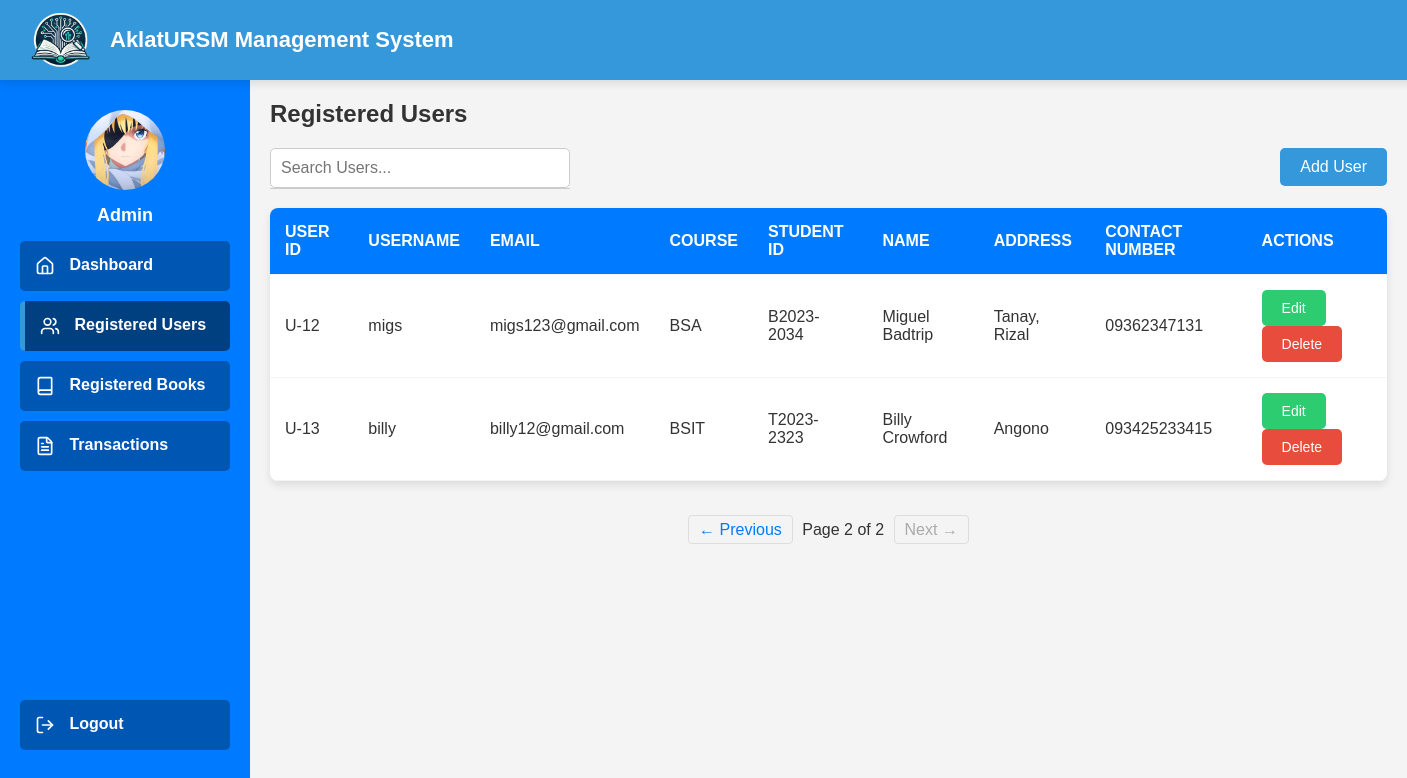
Before: /admin/admin-users.php?page=2 (signed in) with the older database file.
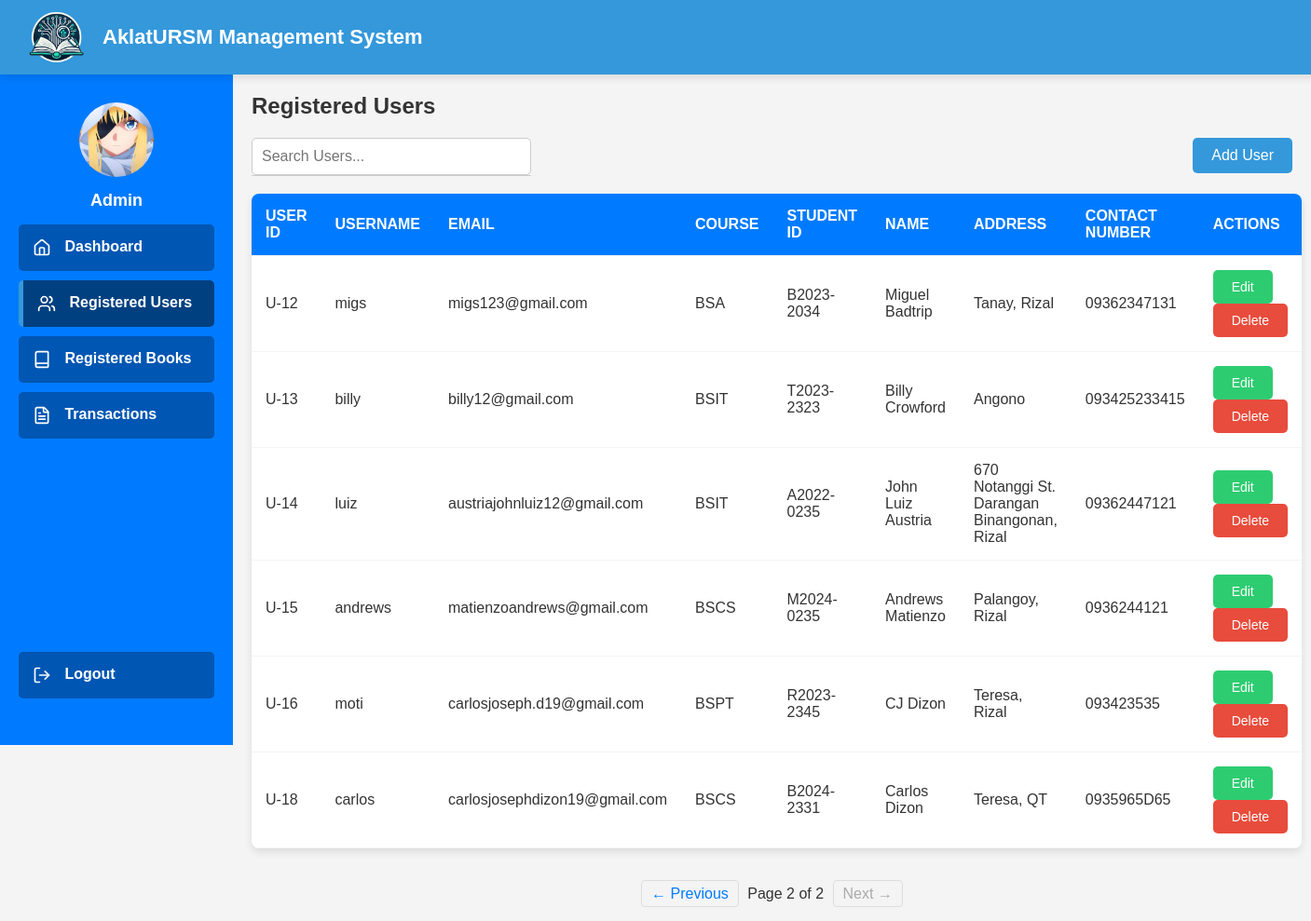
After: the same page with the newer database file.
### tables this page shows
CREATE TABLE `users` (
  `user_id` int(11) NOT NULL,
  `username` varchar(50) NOT NULL,
  `password` varchar(255) NOT NULL,
  `email` varchar(255) NOT NULL,
  `course` varchar(100) NOT NULL,
  `student_id` varchar(50) NOT NULL,
  `name` varchar(255) DEFAULT NULL,
  `address` text DEFAULT NULL,
  `contact_number` varchar(20) DEFAULT NULL
);

### admin/admin-users.php (the view, shortened to what this page needs)
<?php
include '../validate/db.php';
$searchQuery = isset($_GET['search']) ? trim($_GET['search']) : "";
$records_per_page = 10;
$page = isset($_GET['page']) ? (int)$_GET['page'] : 1;
$page = max($page, 1);
$offset = ($page - 1) * $records_per_page;
if ($searchQuery !== "") {
    $searchQueryEscaped = $conn->real_escape_string($searchQuery);
    $sql_count = "SELECT COUNT(*) AS total FROM users WHERE username LIKE '%$searchQueryEscaped%'";
    $countResult = $conn->query($sql_count);
    $total_users = ($countResult) ? $countResult->fetch_assoc()['total'] : 0;
    $total_pages = ceil($total_users / $records_per_page);
    $sql_registered_users = "
        SELECT user_id, username, email, course, student_id, name, address, contact_number
        FROM users
        WHERE username LIKE '%$searchQueryEscaped%'
        ORDER BY user_id ASC
        LIMIT $records_per_page OFFSET $offset";
} else {
    $sql_count = "SELECT COUNT(*) AS total_users FROM users";
    $result_count = $conn->query($sql_count);
    $total_users = $result_count->fetch_assoc()['total_users'];
    $total_pages = ceil($total_users / $records_per_page);
    $sql_registered_users = "
        SELECT user_id, username, email, course, student_id, name, address, contact_number
        FROM users
        ORDER BY user_id ASC
        LIMIT $records_per_page OFFSET $offset";
}
$result_registered_users = $conn->query($sql_registered_users);
$registered_users = [];
if ($result_registered_users && $result_registered_users->num_rows > 0) {
    while ($row = $result_registered_users->fetch_assoc()) {
        $registered_users[] = $row;
    }
}
?>
<!DOCTYPE html>
<html>
<head>
</head>
<body>
    <header>
        <div class="logo-container">
            <img src="../img/LMS_logo.png" alt="Library Logo">
            <span>AklatURSM Management System</span>
        </div>
    </header>
    <div class="container">
        <div class="sidebar">
            <img src="admin.jpg" alt="Admin Avatar">
            <h3>Admin</h3>
            <?php
            $currentPage = basename($_SERVER['PHP_SELF']);
            ?>
            <ul>
                <a href="admin-dashboard.php" class="<?php echo $currentPage === 'admin-dashboard.php' ? 'active' : ''; ?>">
                    <li>
                        <i class="lucide" data-lucide="home"></i> Dashboard
                    </li>
                </a>
                <a href="admin-users.php" class="<?php echo $currentPage === 'admin-users.php' ? 'active' : ''; ?>">
                    <li>
                        <i class="lucide" data-lucide="users"></i> Registered Users
                    </li>
                </a>
                <a href="admin-books.php" class="<?php echo $currentPage === 'admin-books.php' ? 'active' : ''; ?>">
                    <li>
                        <i class="lucide" data-lucide="book"></i> Registered Books
                    </li>
                </a>
                <a href="admin-transactions.php" class="<?php echo $currentPage === 'admin-transactions.php' ? 'active' : ''; ?>">
                    <li>
                        <i class="lucide" data-lucide="file-text"></i> Transactions
                    </li>
                </a>
            </ul>
            <a href="logoutAdmin.php" class="logout">
                <li>
                    <i class="lucide" data-lucide="log-out"></i> Logout
                </li>
            </a>
        </div>
        <div class="main-content">
            <h2>Registered Users</h2>
            <div class="search-bar-container">
                <div class="search-input-wrapper">
                    <input type="text" id="searchInput" placeholder="Search Users..." value="<?php echo htmlspecialchars($searchQuery); ?>">
                    <ul id="suggestions" class="suggestions-list"></ul>
            </div>
            <button id="openAddUserModal">Add User</button>
        </div>
        <table class="users-table">
            <thead>
                <tr>
                    <th>User ID</th>
                    <th>Username</th>
                    <th>Email</th>
                    <th>Course</th>
                    <th>Student ID</th>
                    <th>Name</th>
                    <th>Address</th>
                    <th>Contact Number</th>
                    <th>Actions</th>
                </tr>
            </thead>
            <tbody>
                <?php if (empty($registered_users)): ?>
                    <tr>
                        <td colspan="9" style="text-align: center;">No registered users found.</td>
                    </tr>
                <?php else: ?>
                    <?php foreach ($registered_users as $user): ?>
                        <tr>
                            <td>U-<?php echo htmlspecialchars($user['user_id']); ?></td>
                            <td><?php echo htmlspecialchars($user['username']); ?></td>
                            <td><?php echo htmlspecialchars($user['email']); ?></td>
                            <td><?php echo htmlspecialchars($user['course']); ?></td>
                            <td><?php echo htmlspecialchars($user['student_id']); ?></td>
                            <td><?php echo htmlspecialchars($user['name']); ?></td>
                            <td><?php echo htmlspecialchars($user['address']); ?></td>
                            <td><?php echo htmlspecialchars($user['contact_number']); ?></td>
                            <td>
                                <button class="edit-btn" onclick="openEditModal(<?php echo htmlspecialchars(json_encode($user)); ?>)">Edit</button>
                                <button class="delete-btn" onclick="confirmDelete(<?php echo $user['user_id']; ?>)">Delete</button>
                            </td>
                        </tr>
                    <?php endforeach; ?>
                <?php endif; ?>
            </tbody>
        </table>
        <div class="pagination">
            <?php if ($page > 1): ?>
                <a href="?page=<?php echo $page - 1; ?><?php echo ($searchQuery != '' ? '&search=' . urlencode($searchQuery) : ''); ?>">← Previous</a>
            <?php else: ?>
                <a class="disabled">← Previous</a>
            <?php endif; ?>
            <span>Page <?php echo $page; ?> of <?php echo $total_pages; ?></span>
            <?php if ($page < $total_pages): ?>
                <a href="?page=<?php echo $page + 1; ?><?php echo ($searchQuery != '' ? '&search=' . urlencode($searchQuery) : ''); ?>">Next →</a>
            <?php else: ?>
                <a class="disabled">Next →</a>
            <?php endif; ?>
        </div>
    </div>
    </div>
</body>
</html>

### admin/admin-users.php (style rules this page uses)
body { margin: 0; font-family: Arial, sans-serif; background-color: #f4f4f4; color: #333; }
header { position: fixed; top: 0; left: 0; width: 100%; z-index: 1001; background-color: #3498db; color: white; display: flex; align-items: center; justify-content: space-between; padding: 10px 20px; box-shadow: 0px 4px 8px rgba(0, 0, 0, 0.1); height: 60px; }
header .logo-container { display: flex; align-items: center; }
header .logo-container img { width: 80px; margin-right: 10px; }
header .logo-container span { font-size: 22px; font-weight: bold; }
.sidebar img { border-radius: 50%; width: 80px; display: block; margin: 30px auto 10px; }
.sidebar h3 { text-align: center; margin: 15px 0; font-size: 18px; }
.sidebar ul a .lucide { width: 20px; height: 20px; margin-right: 10px; vertical-align: middle; }
.logout .lucide { width: 20px; height: 20px; margin-right: 10px; vertical-align: middle; }
.sidebar { position: fixed; top: 60px; left: 0; height: calc(100vh - 60px); width: 250px; background-color: #007BFF; color: white; padding: 20px; box-sizing: border-box; overflow-y: auto; z-index: 1000; }
.sidebar ul { padding: 0; margin: 0; list-style: none; }
.sidebar ul a { display: block; margin: 10px 0; padding: 15px; background-color: #0056b3; border-radius: 5px; text-decoration: none; color: white; font-size: 16px; font-weight: bold; transition: background-color 0.3s, padding-left 0.3s; }
.sidebar ul a.active { background-color: #004080; font-weight: bold; color: white; border-left: 5px solid #3498db; padding-left: 15px; }
.logout { list-style: none; position: absolute; bottom: 50px; left: 20px; right: 20px; display: block; padding: 15px; background-color: #0056b3; border-radius: 5px; text-decoration: none; color: white; font-size: 16px; font-weight: bold; transition: background-color 0.3s; }
.main-content { margin-left: 250px; padding: 20px; margin-top: 60px; box-sizing: border-box; min-height: calc(100vh - 60px); }
.search-bar-container { display: flex; justify-content: space-between; align-items: flex-start; margin-bottom: 20px; }
.search-bar-container button { padding: 10px 20px; font-size: 16px; background-color: #3498db; color: white; border: none; border-radius: 5px; cursor: pointer; }
.search-input-wrapper { position: relative; width: 300px; }
.search-input-wrapper input { padding: 10px 70px 10px 10px; font-size: 16px; width: 100%; border: 1px solid #ccc; border-radius: 5px; box-sizing: border-box; }
.suggestions-list { position: absolute; top: 100%; left: 0; right: 0; background: #fff; border: 1px solid #ccc; border-top: none; border-radius: 0 0 5px 5px; list-style: none; margin: 0; padding: 0; z-index: 1000; max-height: 200px; overflow-y: auto; }
.users-table { width: 100%; background-color: white; border-collapse: collapse; box-shadow: 0px 4px 8px rgba(0, 0, 0, 0.1); border-radius: 8px; overflow: hidden; margin-top: 20px; }
.users-table th, .users-table td { padding: 15px; text-align: left; border-bottom: 1px solid #f4f4f4; }
.users-table th { background-color: #007BFF; color: white; text-transform: uppercase; }
.pagination { margin-top: 40px; text-align: center; }
.pagination a { text-decoration: none; color: #007BFF; padding: 5px 10px; border: 1px solid #ddd; border-radius: 4px; margin: 0 5px; transition: background-color 0.3s; }
.pagination a.disabled { color: #aaa; cursor: not-allowed; }
button { padding: 10px 20px; font-size: 14px; border: none; border-radius: 5px; cursor: pointer; transition: background-color 0.3s, transform 0.2s; }
.edit-btn { background-color: #2ecc71; color: white; }
.delete-btn { background-color: #e74c3c; color: white; }

Changed rows visible on the page:
added users: user_id "14", username "luiz", email "austriajohnluiz12@gmail.com", course "BSIT", student "A2022-0235", name "John Luiz Austria", address "670 Notanggi St. Darangan Binangonan, Rizal", contact_number "09362447121"
added users: user_id "15", username "andrews", email "matienzoandrews@gmail.com", course "BSCS", student "M2024-0235", name "Andrews Matienzo", address "Palangoy, Rizal", contact_number "0936244121"
added users: user_id "16", username "moti", email "carlosjoseph.d19@gmail.com", course "BSPT", student "R2023-2345", name "CJ Dizon", address "Teresa, Rizal", contact_number "093423535"
added users: user_id "18", username "carlos", email "carlosjosephdizon19@gmail.com", course "BSCS", student "B2024-2331", name "Carlos Dizon", address "Teresa, QT", contact_number "0935965D65"
